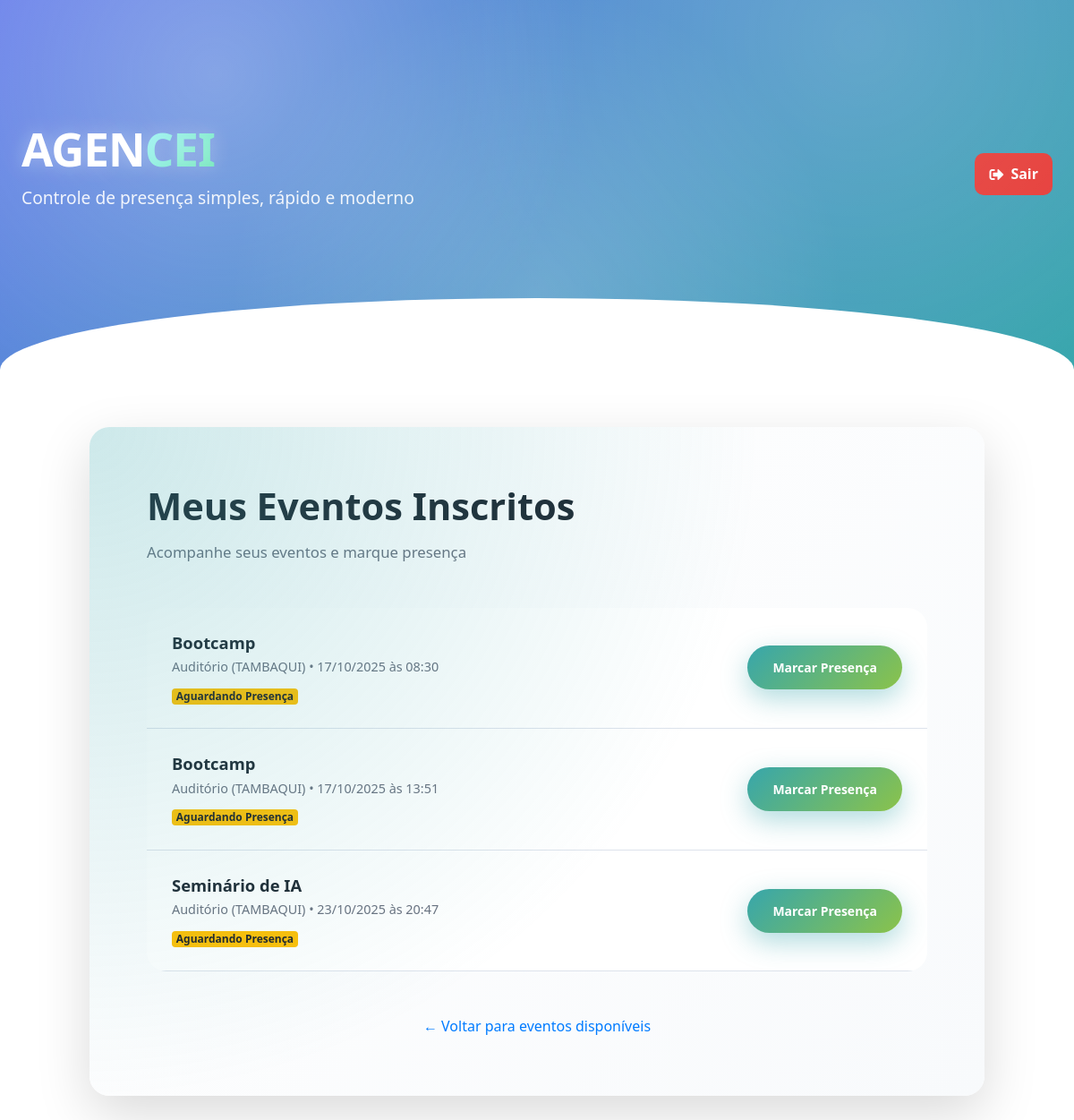
The page /aluno/meus_eventos (signed in) on the database its author committed.
### app.py (models this page shows)
class Evento(db.Model):
    id = db.Column(db.Integer, primary_key=True)
    nome_evento = db.Column(db.String(150), nullable=False)
    data_hora = db.Column(db.DateTime, nullable=False)
    duracao_horas = db.Column(db.Float, nullable=False)
    num_pessoas = db.Column(db.Integer, nullable=False, default=0)
    qr_code_link = db.Column(db.String(250), nullable=True)  # Valor interno para QR Code e validação
    sala_id = db.Column(db.Integer, db.ForeignKey('sala.id'), nullable=False)
    organizador_id = db.Column(db.Integer, db.ForeignKey('usuario.id'), nullable=False)
    inscricoes = db.relationship('Inscricao', backref='evento', lazy=True, cascade="all, delete-orphan")

class Sala(db.Model):
    id = db.Column(db.Integer, primary_key=True)
    nome = db.Column(db.String(100), nullable=False)
    capacidade = db.Column(db.Integer, nullable=False)
    eventos = db.relationship('Evento', backref='sala', lazy=True)

### app.py (the view)
@app.route('/aluno/meus_eventos')
def meus_eventos():
    if session.get('user_tipo') != 'aluno':
        return redirect(url_for('login'))
    inscricoes = Inscricao.query.filter_by(aluno_id=session['user_id']).all()
    eventos_data = []
    inscricoes_validas = []
    for inscr in inscricoes:
        evento = Evento.query.get(inscr.evento_id)
        if evento:
            inscricoes_validas.append((inscr, evento))
    inscricoes_validas.sort(key=lambda pair: pair[1].data_hora)  # ordena por evento.data_hora
    for inscr, evento in inscricoes_validas:
        sala = Sala.query.get(evento.sala_id)
        eventos_data.append({
            'id': evento.id,
            'nome': evento.nome_evento,
            'local': sala.nome if sala else '—',
            'data_hora': evento.data_hora.strftime('%d/%m/%Y às %H:%M'),
            'status_presenca': inscr.status_presenca
        })
    return render_template('aluno_meus_eventos.html', eventos=eventos_data)

### templates/aluno_meus_eventos.html (shortened to what this page needs)
{% extends "base.html" %}
{% block content %}
<section class="section">
    <div class="section-surface spotlight" style="max-width: 1000px; margin: 0 auto;">
        <div class="section-header">
            <h2 class="section-title">Meus Eventos Inscritos</h2>
            <p class="section-subtitle">
                Acompanhe seus eventos e marque presença
            </p>
        </div>
        <div class="data-list">
            {% for evento in eventos %}
                {% set presente = evento.status_presenca == 'Presente' %}
                <div class="data-row">
                    <div>
                        <div class="data-title">
                            {{ evento.nome }}
                        </div>
                        <div class="data-meta">
                            {{ evento.local }} • {{ evento.data_hora }}
                        </div>
                        <div style="margin-top: 6px;">
                            {% if presente %}
                                <span class="badge badge-success">
                                    Presença Confirmada
                                </span>
                            {% else %}
                                <span class="badge badge-warning">
                                    Aguardando Presença
                                </span>
                            {% endif %}
                        </div>
                    </div>
                    <div>
                        {% if not presente %}
                            <a href="{{ url_for('escanear_qr_code') }}"
                               class="btn btn-primary btn-sm">
                                Marcar Presença
                            </a>
                        {% else %}
                            <button class="btn btn-secondary btn-sm" disabled>
                                Confirmado ✓
                            </button>
                        {% endif %}
                    </div>
                </div>
            {% endfor %}
        </div>
        <div class="text-center mt-5">
            <a href="{{ url_for('aluno_eventos_disponiveis') }}" class="secondary-link">
                ← Voltar para eventos disponíveis
            </a>
        </div>
    </div>
</section>
{% endblock %}

### static/style.css (style rules this page uses)
:root { --primary: #37a6ac; --primary-dark: #1f6f74; --secondary: #8bc34a; --accent: #667eea; --accent-dark: #4c51bf; --bg-main: linear-gradient(135deg, #ffffff 0%, #ffffff 100%); --bg-section: linear-gradient(135deg, #ffffff 0%, #f1f4f9 100%); --text: #1f2933; --muted: #6b7280; --border: #dde3ec; --white: #ffffff; --radius-sm: 8px; --radius-md: 14px; --radius-lg: 22px; --shadow-soft: 0 10px 40px rgba(0,0,0,.08); --shadow-strong: 0 20px 60px rgba(0,0,0,.15); --transition: .35s cubic-bezier(.4,0,.2,1); }
* { margin: 0; padding: 0; box-sizing: border-box; }
body { font-family: 'Segoe UI', Roboto, Arial, sans-serif; background: var(--bg-main); color: var(--text); line-height: 1.65; }
.section { margin-bottom: 120px; position: relative; }
.section-header { margin-bottom: 48px; }
.section-title { font-size: 2.6rem; font-weight: 800; margin-bottom: 12px; }
.section-subtitle { font-size: 1.05rem; color: var(--muted); max-width: 680px; }
.btn { padding: 14px 28px; border-radius: 999px; font-weight: 700; border: none; cursor: pointer; transition: var(--transition); text-decoration: none; display: inline-flex; align-items: center; gap: 10px; }
.btn-primary { background: linear-gradient(135deg, var(--primary), var(--secondary)); color: white; box-shadow: 0 10px 30px rgba(55,166,172,.4); }
.data-list { border-radius: var(--radius-lg); overflow: hidden; }
.data-row { display: grid; grid-template-columns: 1fr auto; align-items: center; padding: 24px 28px; background: white; border-bottom: 1px solid var(--border); transition: var(--transition); }
.data-title { font-size: 1.15rem; font-weight: 700; }
.data-meta { font-size: .9rem; color: var(--muted); }
body { background-size: 400% 400%; animation: gradientFlow 18s ease infinite; }
.btn-primary { position: relative; overflow: hidden; }
.btn-primary::after { content: ''; position: absolute; inset: 0; background: linear-gradient( 120deg, transparent 20%, rgba(255,255,255,.4), transparent 80% ); transform: translateX(-120%); }
.data-row { cursor: pointer; }
.spotlight { position: relative; overflow: hidden; }
.spotlight::after { content: ''; position: absolute; inset: 0; background: radial-gradient( circle at top left, rgba(55,166,172,.25), transparent 60% ); pointer-events: none; }
.section, .data-row, .card-focus { animation: rise .8s ease both; }
.section-surface { background: linear-gradient(135deg, #ffffff, #f8fafc); border-radius: var(--radius-lg); padding: 64px; box-shadow: var(--shadow-strong); }
.section { position: relative; z-index: 2; }

### rows shown on the page
Evento: nome "Bootcamp"
Sala: local "Auditório (TAMBAQUI)" "Auditório (TAMBAQUI)" "Auditório (TAMBAQUI)"
Evento: nome "Bootcamp"
Evento: nome "Seminário de IA"

### other values the page prints
{{ evento.data_hora }} "17/10/2025 às 08:30" "17/10/2025 às 13:51" "23/10/2025 às 20:47"
